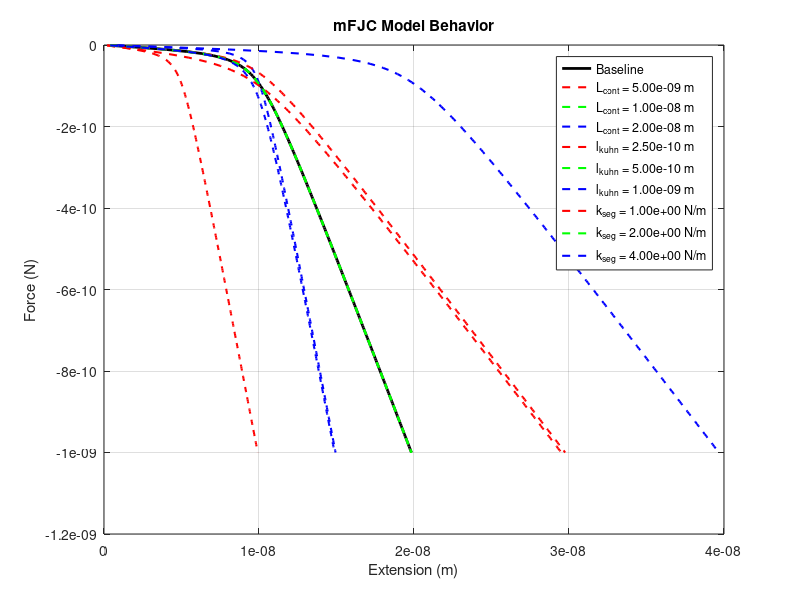

This figure's MATLAB source:
% mfjc_parameter_study.m
% This script investigates the behavior of the mFJC model by varying individual parameters.
% Define base parameters
L_cont_base = 1e-8;      % Base contour length (m)
l_kuhn_base = 5e-10;     % Base Kuhn length (m)
k_seg_base = 2;       % Base segment elasticity (N/m)
T = 300;                 % Temperature (K)
kBT = 1.380649e-23 * T;  % Thermal energy (J)

% Define force range for the model (use positive force values for computation)
F_range = linspace(1e-12, 1e-9, 200); % Avoid F=0 to prevent division by zero

% Define the mFJC model as an anonymous function
% p(1): contour length L_c, p(2): Kuhn length l_k, p(3): segment elasticity k_seg.
mFJC = @(p, F_val) p(1) .* (coth(F_val .* p(2) ./ kBT) - kBT./(F_val .* p(2))) .* (1 + F_val./(p(3).*p(2)));

%% Plot baseline model output
p_base = [L_cont_base, l_kuhn_base, k_seg_base];
z_model_base = mFJC(p_base, F_range);
figure;
plot(z_model_base, -F_range, 'k-', 'LineWidth', 2);
hold on;
title('mFJC Model Behavior');
xlabel('Extension (m)');
ylabel('Force (N)');
legendEntries = {'Baseline'};

%% Vary Contour Length (L_cont) shifts the turning point to the right
L_cont_vals = [0.5, 1, 2] * L_cont_base;
colors = {'r', 'g', 'b'};
for i = 1:length(L_cont_vals)
    p = [L_cont_vals(i), l_kuhn_base, k_seg_base];
    z_model = mFJC(p, F_range);
plot(z_model, -F_range, [colors{i} '--'], 'LineWidth', 1.5);

    legendEntries{end+1} = sprintf('L_{cont} = %.2e m', L_cont_vals(i));
end

%% Vary Kuhn Length (l_kuhn) decreases the skewness
l_kuhn_vals = [0.5, 1, 2] * l_kuhn_base;
for i = 1:length(l_kuhn_vals)
    p = [L_cont_base, l_kuhn_vals(i), k_seg_base];
    z_model = mFJC(p, F_range);
 plot(z_model, -F_range, [colors{i} '--'], 'LineWidth', 1.5);

    legendEntries{end+1} = sprintf('l_{kuhn} = %.2e m', l_kuhn_vals(i));
end

%% Vary Segment Elasticity (k_seg) increases slope after turning point
k_seg_vals = [0.5, 1, 2] * k_seg_base;
for i = 1:length(k_seg_vals)
    p = [L_cont_base, l_kuhn_base, k_seg_vals(i)];
    z_model = mFJC(p, F_range);
plot(z_model, -F_range, [colors{i} '--'], 'LineWidth', 1.5);

    legendEntries{end+1} = sprintf('k_{seg} = %.2e N/m', k_seg_vals(i));
end

legend(legendEntries, 'Location', 'best');
grid on;
hold off;
